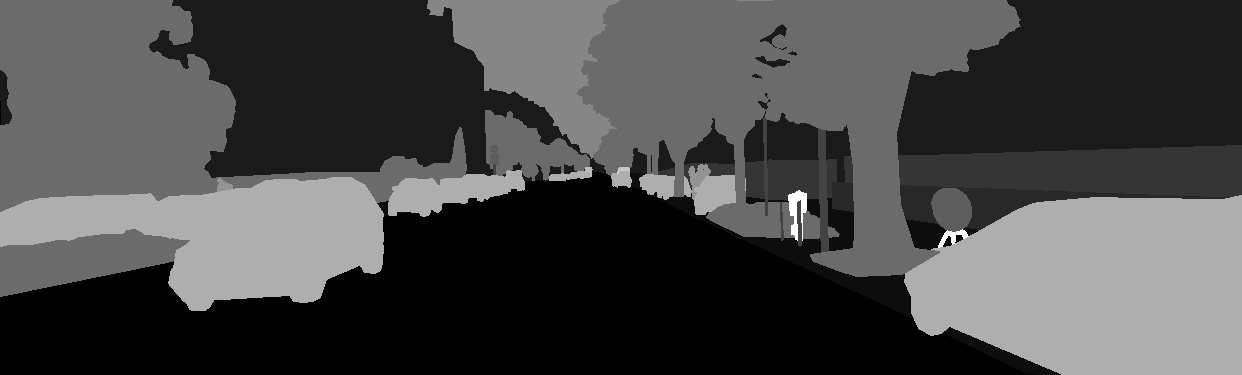
#> input picture kitti_deal/000000_10.png, 1242 x 375 px
$ python trainid_to_rgb.py
#> lines starting #> are read from the running program, lines starting #| are printed output that depends on the picture
import numpy as np
import matplotlib.pyplot as plt
from PIL import Image
import cv2
Name=['road','sidewalk','building','wall','fence','pole','traffic light','traffic sign','vegetation','terrain','sky','person','rider','car','truck','bus','train','motorcycle','bicycle']
Label=[0,1,2,3,4,5,6,7,8,9,10,11,12,13,14,15,16,17,18]
Pixel=[(128,64,128),(244,35,232),(70,70,70),(102,102,156),(190,153,153),(153,153,153),(250,170,30),(220,220,0),(107,142,35),(152,251,152),(70,130,180),(220,20,60),(255,0,0),(0,0,142),(0,0,70),(0,60,100),(0,80,100),(0,0,230),(119,11,32)]


# This is the check of the right of saved label tensor
original_image=cv2.imread('./000000_10.png',0)
#> original_image is the input picture: shape (375, 1242); min 0, max 19, mean 5.41

# label_matrix=np.load('./000000_10.npy')

image=np.zeros(shape=(np.shape(original_image)[0],np.shape(original_image)[1],3),dtype=np.uint8)
for m in range(np.shape(original_image)[0]):
    for n in range(np.shape(original_image)[1]):
        class_num=int(original_image[m,n])
        if class_num==19:
            color=(0,0,0)
        else:
            color=Pixel[class_num]
        image[m,n,0]=color[0]
        image[m, n, 1] = color[1]
        image[m, n, 2] = color[2]
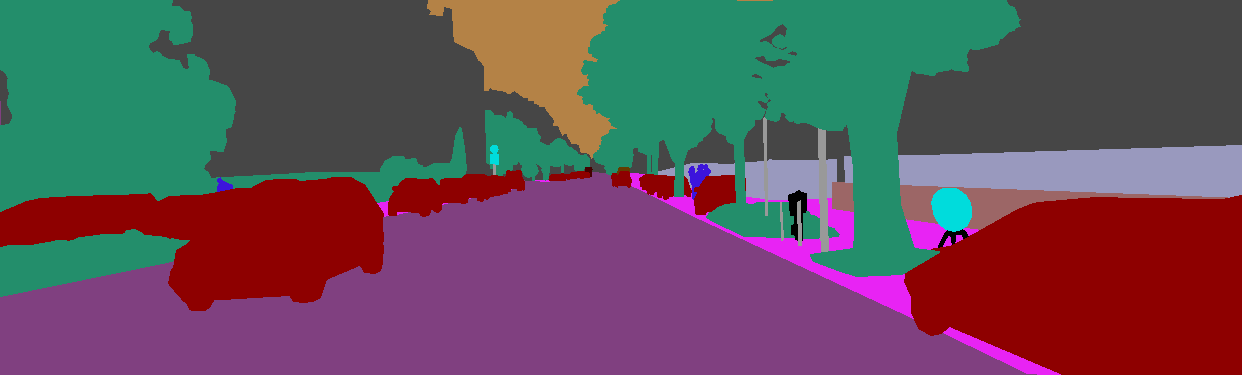
#> image: shape (375, 1242, 3); mean of channels 0, 1, 2 89.5, 79.2, 99.1; drawn as B, G, R

img = Image.fromarray(image.astype('uint8')).convert('RGB')
img.show()
img.save('./sy.png')

# plt.imshow(original_image)
# plt.show()
